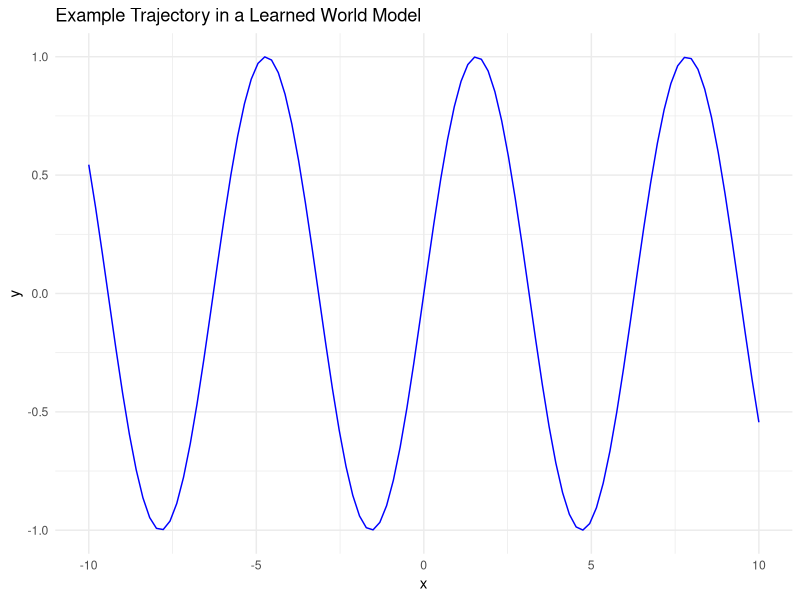

Write R code to recreate this figure.
## ---- chunk 1
knitr::opts_chunk$set(echo = TRUE)
## ---- chunk 2
library(ggplot2)
# Simulating an example trajectory using a simplified world model
x <- seq(-10, 10, length.out = 100)
y <- sin(x)
data <- data.frame(x, y)

ggplot(data, aes(x, y)) +
  geom_line(color = "blue") +
  ggtitle("Example Trajectory in a Learned World Model") +
  theme_minimal()
